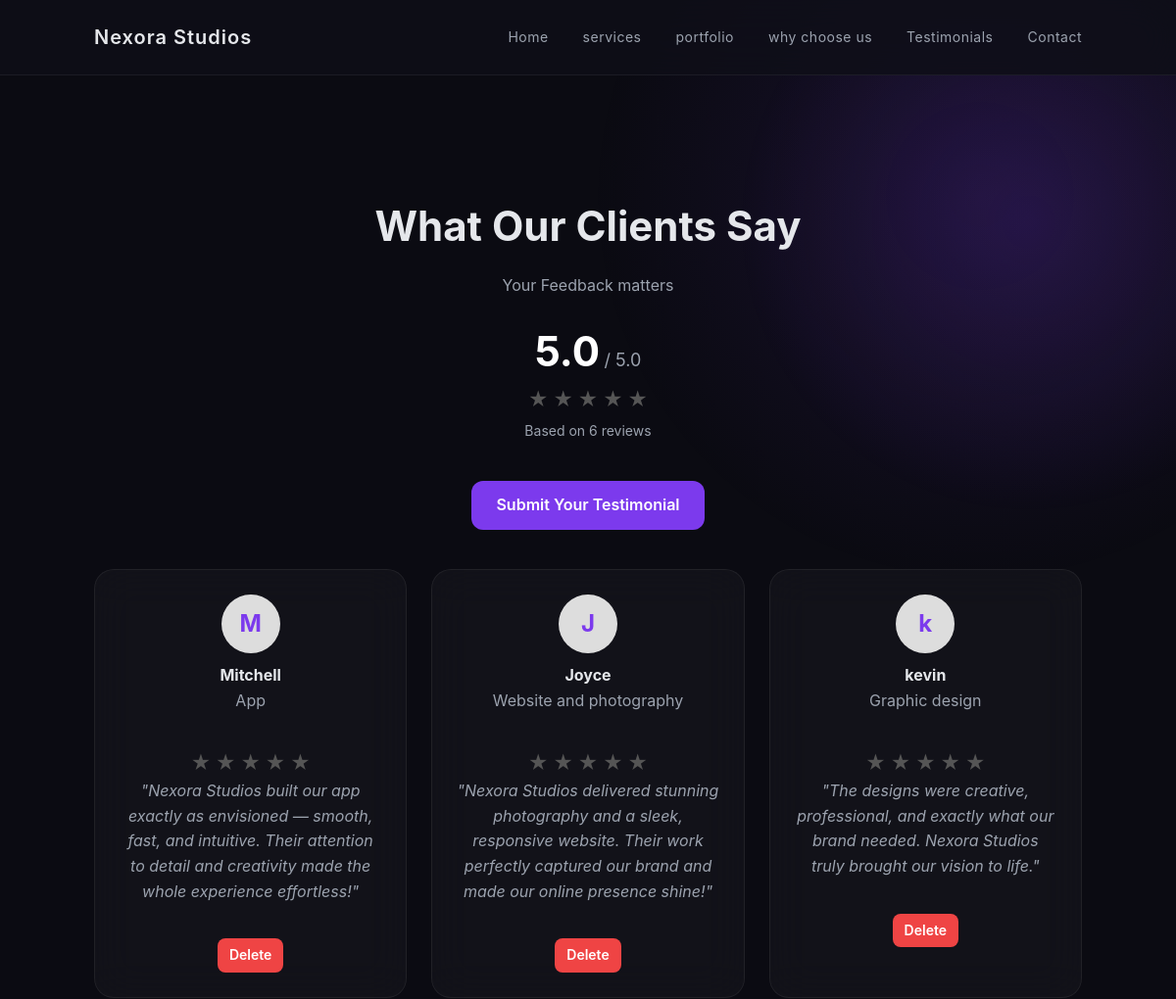
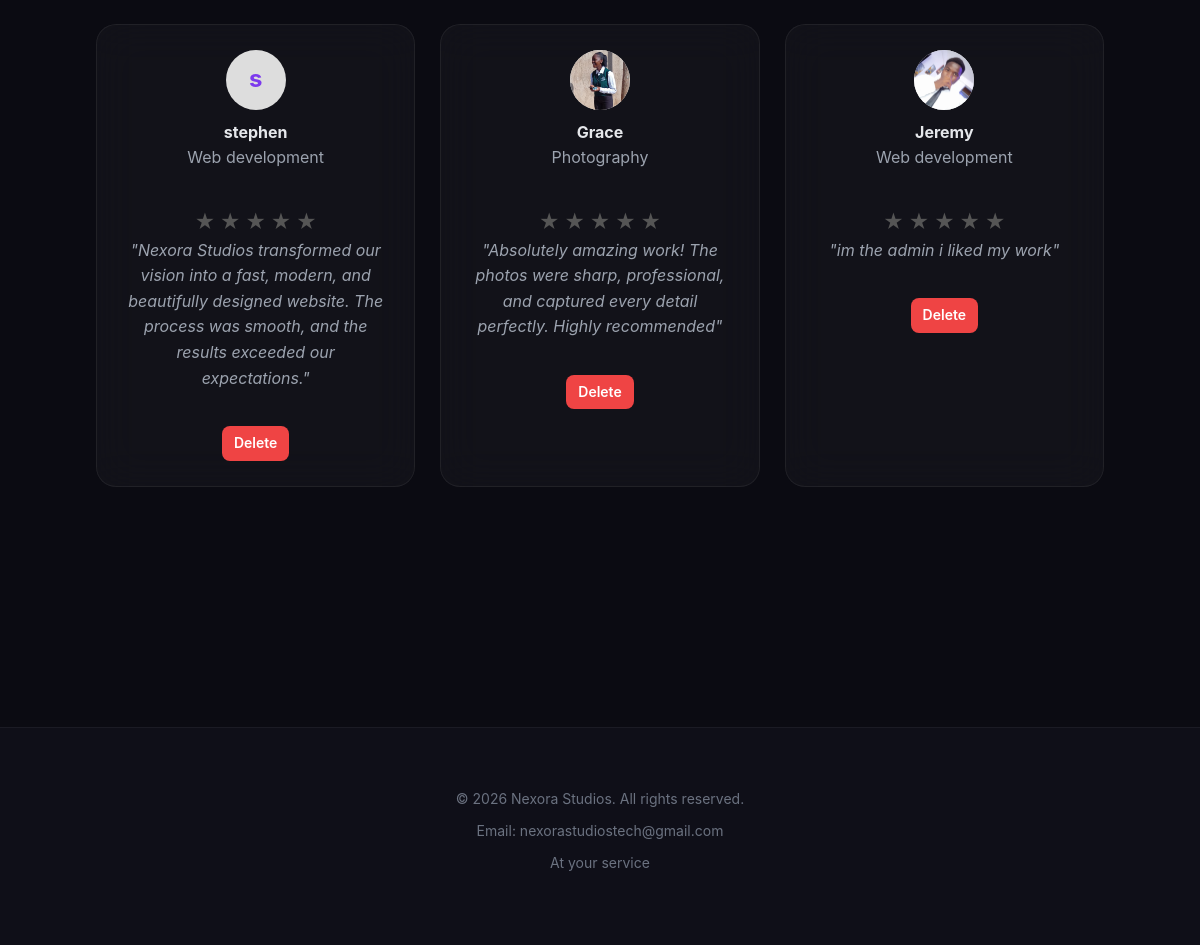
Page /testimonials/ (signed in) on the committed database (2 pictures, top to bottom).
### techcompany/models.py (models this page shows, shortened)
class Testimonial(models.Model):
    client_name = models.CharField(max_length=200)
    company = models.CharField(max_length=200, blank=True)
    message = models.TextField()
    client_image = models.ImageField(upload_to='testimonials/', blank=True, null=True)
    rating = models.PositiveIntegerField(default=5)  # 1-5 stars
    is_approved = models.BooleanField(default=False)
    approval_token = models.UUIDField(default=uuid.uuid4, unique=True)
    created_at = models.DateTimeField(auto_now_add=True)

### techcompany/views.py (the view)
# urls.py: path('testimonials/', views.testimonials, name='testimonials'),
def testimonials(request):
    testimonials = Testimonial.objects.filter(
        is_approved=True
    ).order_by('-created_at')
    total_reviews = testimonials.count()
    average_rating = (
        sum(t.rating for t in testimonials) / total_reviews
        if total_reviews > 0 else 0
    )
    return render(request, 'testimonials.html', {
        'testimonials': testimonials,
        'total_reviews': total_reviews,
        'average_rating': round(average_rating, 1),
    })

### templates/testimonials.html (shortened to what this page needs)
{% extends 'base.html' %}
{% block content %}
<section class="testimonial-section">
    <div class="testimonial-container">
        <h2>What Our Clients Say</h2>
        <p>Your Feedback matters</p>
        {% if total_reviews > 0 %}
        <div class="average-rating">
            <div>
                <span class="big-rating">{{ average_rating }}</span>
                <span class="out-of">/ 5.0</span>
            </div>
            <div class="stars-display">
                {% for i in "12345" %}
                    {% if forloop.counter <= average_rating %}
                        <span class="star filled">★</span>
                    {% elif forloop.counter|add:"-0.5" <= average_rating %}
                        <span class="star half">★</span>
                    {% else %}
                        <span class="star">★</span>
                    {% endif %}
                {% endfor %}
            </div>
            <p class="review-count">Based on {{ total_reviews }} review{{ total_reviews|pluralize }}</p>
        </div>
        {% endif %}
        <div class="add-testimonial-btn">
            <a href="{% url 'add_testimonial' %}">Submit Your Testimonial</a>
        </div>
        <div class="testimonial-grid">
            {% for t in testimonials %}
            <div class="testimonial-card">
                <div class="client-info">
                    {% if t.client_image %}
                        <img src="{{ t.client_image.url }}" alt="{{ t.client_name }}">
                    {% else %}
                        <div class="placeholder-img">{{ t.client_name|slice:":1" }}</div>
                    {% endif %}
                    <h4>{{ t.client_name }}</h4>
                    <p>{{ t.company }}</p>
                </div>
                <div class="rating">
                    {% for i in "12345" %}
                        {% if forloop.counter <= t.rating %}
                            <span class="star filled">★</span>
                        {% elif forloop.counter|add:"-0.5" <= t.rating %}
                            <span class="star half">★</span>
                        {% else %}
                            <span class="star">★</span>
                        {% endif %}
                    {% endfor %}
                </div>
                <p class="message">"{{ t.message }}"</p>
                {% if request.user.is_staff %}
                <a href="{% url 'delete_testimonial' t.pk %}"
                   class="delete-btn"
                   onclick="return confirm('Are you sure you want to delete this testimonial?');">
                   Delete
                </a>
                {% endif %}
            </div>
            {% empty %}
            <p>No testimonials yet.</p>
            {% endfor %}
        </div>
    </div>
</section>
{% endblock %}

### templates/base.html (style rules this page uses)
* { margin: 0; padding: 0; box-sizing: border-box; }
body { font-family: -apple-system, BlinkMacSystemFont, "Segoe UI", Roboto, sans-serif; background: #0b0b12; color: #e5e7eb; line-height: 1.6; overflow-x: hidden; }
body::before { content: ""; position: fixed; width: 800px; height: 800px; background: radial-gradient(circle, rgba(124,58,237,0.12), transparent 70%); top: -200px; right: -200px; z-index: -1; }
section { padding: 120px 8%; }

### templates/testimonials.html (style rules this page uses)
.testimonial-section { position: relative; padding: 120px 8%; overflow: hidden; }
.testimonial-section::before { content: ""; position: absolute; width: 600px; height: 600px; background: radial-gradient(circle, rgba(124,58,237,0.15), transparent 70%); top: -150px; right: -150px; z-index: 0; }
.testimonial-container { position: relative; z-index: 2; max-width: 1100px; margin: auto; text-align: center; }
.testimonial-container h2 { font-size: 42px; font-weight: 700; margin-bottom: 15px; }
.testimonial-container p { color: #9ca3af; margin-bottom: 20px; }
.average-rating { margin-bottom: 40px; }
.big-rating { font-size: 42px; font-weight: 700; color: #fff; }
.out-of { font-size: 18px; color: #9ca3af; }
.review-count { margin-top: 5px; font-size: 14px; color: #9ca3af; }
.stars-display .star, .rating .star { font-size: 20px; color: #555; transition: transform 0.3s ease; }
.filled { color: #facc15; }
.testimonial-grid { display: grid; grid-template-columns: repeat(auto-fill, minmax(300px, 1fr)); gap: 25px; }
.testimonial-card { background: rgba(255,255,255,0.03); border: 1px solid rgba(255,255,255,0.06); border-radius: 20px; padding: 25px; backdrop-filter: blur(20px); transition: 0.4s ease; }
.client-info { display: flex; flex-direction: column; align-items: center; margin-bottom: 15px; }
.client-info img, .placeholder-img { width: 60px; height: 60px; border-radius: 50%; margin-bottom: 10px; object-fit: cover; background: #ddd; display: flex; align-items: center; justify-content: center; font-weight: bold; color: #7c3aed; font-size: 24px; }
.message { color: #9ca3af; font-style: italic; line-height: 1.6; }
.add-testimonial-btn { margin-bottom: 40px; }
.add-testimonial-btn a { display: inline-block; padding: 12px 25px; border-radius: 12px; background: #7c3aed; color: #fff; font-weight: 600; text-decoration: none; transition: 0.3s ease; }
.delete-btn { display: inline-block; margin-top: 15px; padding: 6px 12px; background: #ef4444; color: #fff; border-radius: 8px; text-decoration: none; font-size: 14px; font-weight: 600; }

### rows in the picture
Testimonial: client_name "M", client_name "Mitchell", company "App", rating 5 (drawn), message "Nexora Studios built our app exactly as envisioned — smooth, fast, and intuitive. Their attention to detail and creativity made the whole experience effortless!"
Testimonial: client_name "J", client_name "Joyce", company "Website and photography", rating 5 (drawn), message "Nexora Studios delivered stunning photography and a sleek, responsive website. Their work perfectly captured our brand and made our online presence shine!"
Testimonial: client_name "k", client_name "kevin", company "Graphic design", rating 5 (drawn), message "The designs were creative, professional, and exactly what our brand needed. Nexora Studios truly brought our vision to life."
Testimonial: client_name "s", client_name "stephen", company "Web development", rating 5 (drawn), message "Nexora Studios transformed our vision into a fast, modern, and beautifully designed website. The process was smooth, and the results exceeded our expectations."
Testimonial: client_image (picture), client_name "Grace", company "Photography", rating 5 (drawn), message "Absolutely amazing work! The photos were sharp, professional, and captured every detail perfectly. Highly recommended"
Testimonial: client_image (picture), client_name "Jeremy", company "Web development", rating 5 (drawn), message "im the admin i liked my work"

### other values in the picture
{{ average_rating }} "5.0"
{{ total_reviews }} "6"
